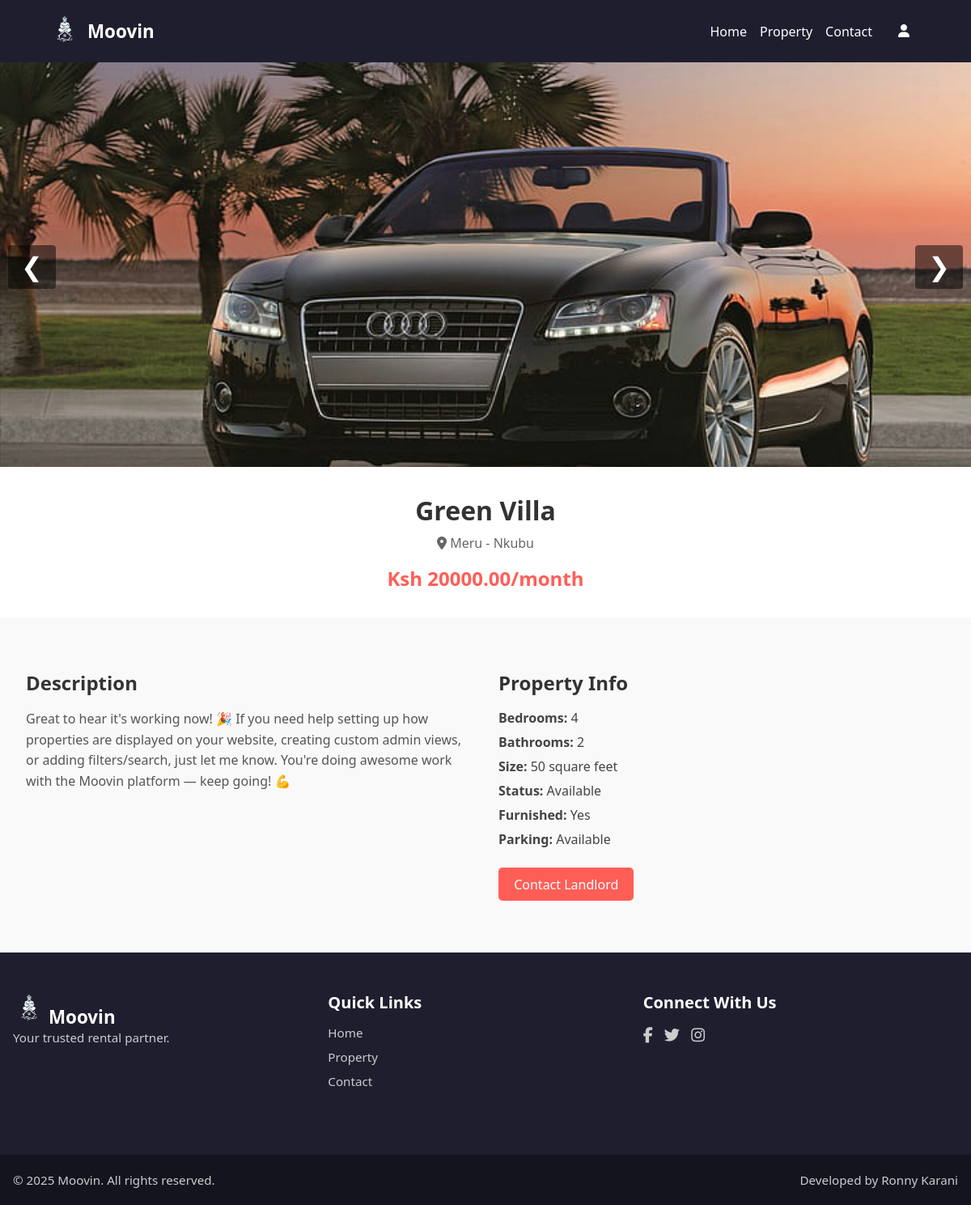
/property/2/, run on an earlier commit of the app's database.
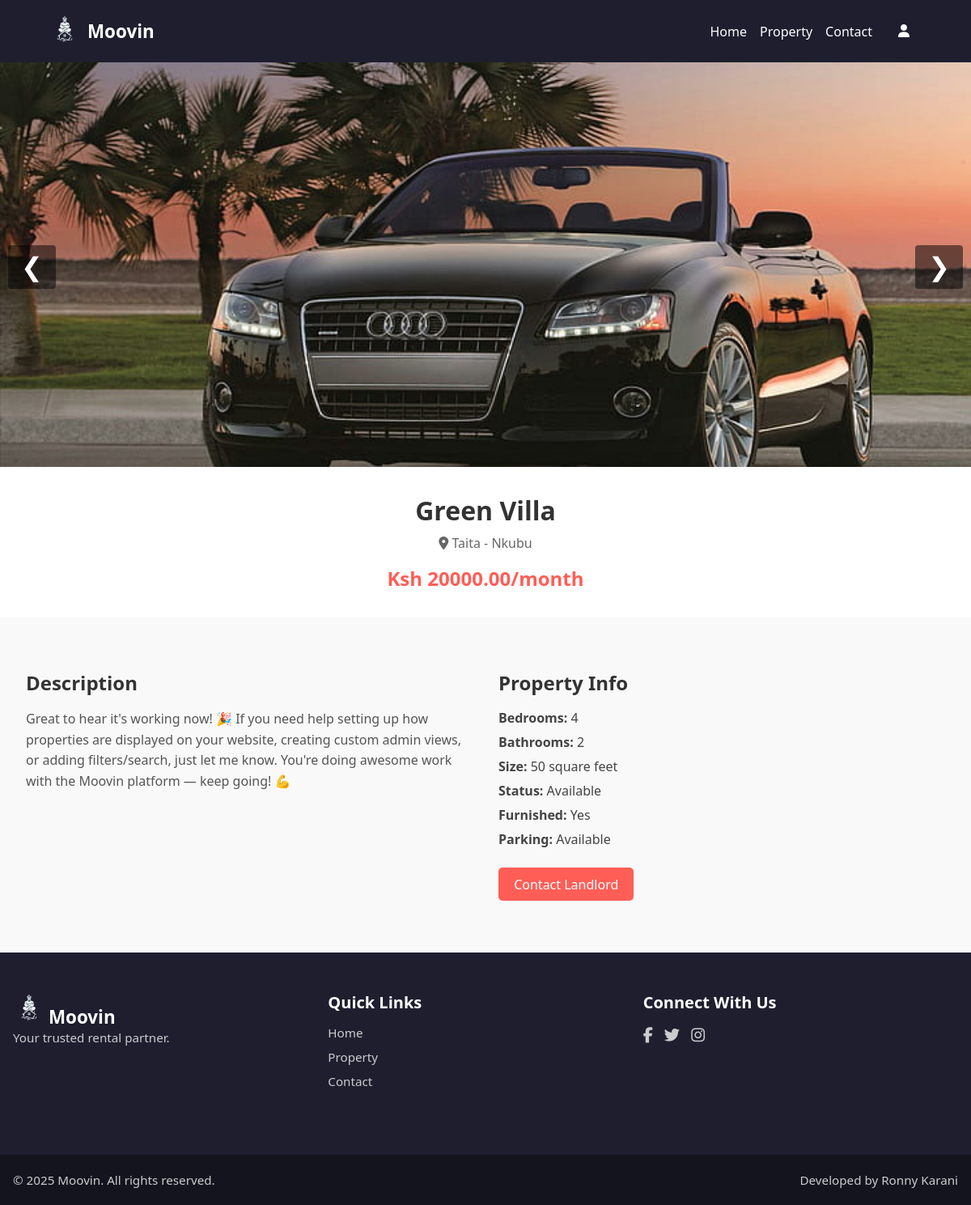
And on a later commit of the database.
### core/models.py (models this page shows, shortened)
class Property(models.Model):
    PROPERTY_TYPE_CHOICES = [
        ('Apartment', 'Apartment'),
        ('Bedsitter', 'Bedsitter'),
        ('Studio', 'Studio'),
        ('Maisonette', 'Maisonette'),
    ]
    landlord = models.ForeignKey(User, on_delete=models.CASCADE, null=True, blank=True, related_name='properties')
    tenant = models.ForeignKey(User, on_delete=models.SET_NULL, null=True, blank=True, related_name='rented_properties')
    title = models.CharField(max_length=255)
    description = models.TextField()
    property_type = models.CharField(max_length=50, choices=PROPERTY_TYPE_CHOICES, default='Apartment')  # 👈 Add this line
    price = models.DecimalField(max_digits=10, decimal_places=2)
    location = models.CharField(max_length=255)
    image = models.ImageField(upload_to='property_images/', null=True, blank=True)
    created_at = models.DateTimeField(auto_now_add=True)
    bedrooms = models.PositiveIntegerField(default=0)
    bathrooms = models.PositiveIntegerField(default=0)
    size = models.CharField(max_length=50, blank=True)  # e.g., "95 m²"
    status = models.CharField(max_length=50, default="Available")
    furnished = models.BooleanField(default=False)
    parking = models.CharField(max_length=50, default="Available")

### core/views.py (the view)
# urls.py: path('property/<int:pk>/', views.property_detail, name='property_detail'),
def property_detail(request, pk):
    property = get_object_or_404(Property, pk=pk)
    return render(request, 'pages/property_details.html', {'property': property})

### templates/pages/property_details.html
{% extends 'base.html' %}
{% load static %}
{% block content %}
<section class="property-carousel">
  <div class="carousel-container">
    {% for img in property.images.all %}
  <div class="carousel-slide {% if forloop.first %}active{% endif %}">
    <img src="{{ img.image.url }}" alt="{{ property.title }}">
  </div>
{% empty %}
  <div class="carousel-slide active">
    <img src="{% static 'assets/hero-bg.jpg' %}" alt="Placeholder">
  </div>
{% endfor %}
    <button class="carousel-btn prev">&#10094;</button>
    <button class="carousel-btn next">&#10095;</button>
  </div>
</section>
<section class="property-info">
  <div class="container">
    <h1>{{ property.title }}</h1>
    <p class="location"><i class="fa-solid fa-location-dot"></i> {{ property.location }}</p>
    <p class="price">Ksh {{ property.price }}/month</p>
  </div>
</section>
<section class="property-details">
  <div class="container details-grid">
    <div class="details-left">
      <h2>Description</h2>
      <p>{{ property.description }}</p>
    </div>
    <div class="details-right">
      <h2>Property Info</h2>
      <ul>
        <li><strong>Bedrooms:</strong> {{ property.bedrooms }}</li>
    <li><strong>Bathrooms:</strong> {{ property.bathrooms }}</li>
    <li><strong>Size:</strong> {{ property.size }}</li>
    <li><strong>Status:</strong> {{ property.status }}</li>
    <li><strong>Furnished:</strong> {{ property.furnished|yesno:"Yes,No" }}</li>
    <li><strong>Parking:</strong> {{ property.parking }}</li>
      </ul>
      <a href="#" class="btn">Contact Landlord</a>
    </div>
  </div>
</section>
{% endblock %}

What changed in the data, as far as the page shows it:
changed Property "Green Villa": location "Meru - Nkubu" → "Taita - Nkubu"
